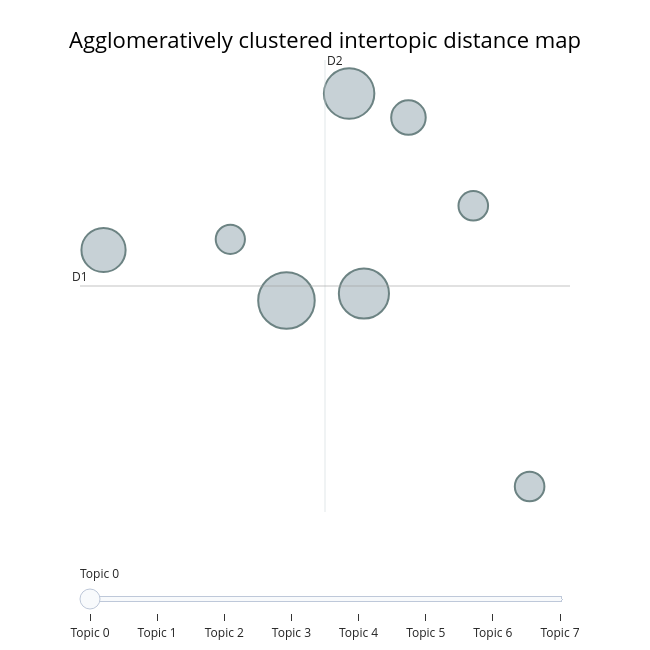

The notebook cell this image was saved under:
### Markdown cell above
## Now, the multilingual model

### Code cell
# First, performing agglomerative clustering on the multilingual model
# In order to do this some code from the BERTopic package is used and modified

from bertopic._utils import select_topic_representation
from umap import UMAP
from sklearn.preprocessing import MinMaxScaler
from bertopic.plotting._topics import _plotly_topic_visualization
from sklearn.cluster import AgglomerativeClustering

width = 650
height = 650
# Select topics based on top_n and topics args
freq_df = multilingual_topic_model.get_topic_freq()
freq_df = freq_df.loc[freq_df.Topic != -1, :]
topics = sorted(freq_df.Topic.to_list())

# Extract topic words and their frequencies
topic_list = sorted(topics)
frequencies = [multilingual_topic_model.topic_sizes_[topic] for topic in topic_list]
words = [
    " | ".join([word[0] for word in multilingual_topic_model.get_topic(topic)[:5]])
    for topic in topic_list
]

# Embed c-TF-IDF into 2D
all_topics = sorted(list(multilingual_topic_model.get_topics().keys()))
indices = np.array([all_topics.index(topic) for topic in topics])

embeddings, c_tfidf_used = select_topic_representation(
    multilingual_topic_model.c_tf_idf_,
    multilingual_topic_model.topic_embeddings_,
    use_ctfidf=False,
    output_ndarray=True,
)
embeddings = embeddings[indices]

if c_tfidf_used:
    embeddings = MinMaxScaler().fit_transform(embeddings)
    embeddings = UMAP(
        n_neighbors=2, n_components=2, metric="hellinger", random_state=42
    ).fit_transform(embeddings)
else:
    embeddings = UMAP(
        n_neighbors=2, n_components=2, metric="cosine", random_state=42
    ).fit_transform(embeddings)


# Aglomerative clustering

clustering = AgglomerativeClustering(n_clusters=8)
clustering.fit(embeddings)

# get cluster labels
clustered_labels = (
    clustering.labels_
)  # Holds the assignments of original clusteres to the clustered ones

# Calculating new cluster centroids

num_clusters = len(set(clustered_labels))
clustered_centroids = np.array(
    [embeddings[clustered_labels == i].mean(axis=0) for i in range(num_clusters)]
)

clustered_topic_list = sorted(list(set([int(label) for label in clustered_labels])))

clustered_frequencies = [0 for i in range(num_clusters)]
clustered_words = [[] for i in range(num_clusters)]

for i in range(len(topic_list)):
    clustered_cluster = clustered_labels[i]
    clustered_frequencies[clustered_cluster] += frequencies[i]
    for word in multilingual_topic_model.get_topic(topic_list[i])[:5]:
        clustered_words[clustered_cluster].append(word)

for i in range(len(clustered_words)):
    clustered_words[i] = " | ".join(
        [
            word[0]
            for word in sorted(clustered_words[i], key=lambda x: x[1], reverse=True)[
                :10
            ]
        ]
    )

# Visualise

df_clustered = pd.DataFrame(
    {
        "x": clustered_centroids[:, 0],
        "y": clustered_centroids[:, 1],
        "Topic": clustered_topic_list,
        "Words": clustered_words,
        "Size": clustered_frequencies,
    }
)
df = pd.DataFrame(
    {
        "x": embeddings[:, 0],
        "y": embeddings[:, 1],
        "Topic": topic_list,
        "Words": words,
        "Size": frequencies,
    }
)

_plotly_topic_visualization(
    df_clustered,
    clustered_topic_list,
    "Agglomeratively clustered intertopic distance map",
    650,
    650,
)

### Figure 1 — Plotly figure (JSON) as saved in the notebook; plotly's stock layout.template omitted (floating-point values rounded to 4 significant figures)
{"data": [{"customdata": [[0, "home | faràs | casa | rooms | habitaciones | habitacions | bedrooms | house | will | evening", 303], [1, "yes | yeah | ah | games | right |  |  | one | videogames | exactly", 241], [2, "sister | germana | sisters | age | father | padre | youngest | pares | brother | família", 238], [3, "hora | time | matí | clock | morning | tuesday | today | gustar | hora | gusta", 185], [4, "english | anglès | paraula | words | said | ensenyar | tecnològic | classroom | technological | technology", 83], [5, "change | preguntarme | now | me | preguntas | preguntar | asked | demanar | questions | ask", 81], [6, "street | calle | carrer | city | where | where | where | live | house | somewhere", 83], [7, "weekend | saturday | weekends | football | sunday | won | guanyar | yesterday | win | vosotros", 113]], "hovertemplate": "<b>Topic %{customdata[0]}</b><br>%{customdata[1]}<br>Size: %{customdata[2]}", "legendgroup": "", "marker": {"color": "#B0BEC5", "line": {"color": "DarkSlateGrey", "width": 2}, "size": [303, 241, 238, 185, 83, 81, 83, 113], "sizemode": "area", "sizeref": 0.1894, "symbol": "circle"}, "mode": "markers", "name": "", "orientation": "v", "showlegend": false, "type": "scatter", "x": [2.134, 7.251, 8.459, -12.8, 17.39, -2.449, 21.99, 12.1], "xaxis": "x", "y": [1.591, 21.74, 2.273, 6.504, 10.81, 7.545, -16.53, 19.4], "yaxis": "y"}], "layout": {"annotations": [{"showarrow": false, "text": "D1", "x": -14.72, "y": 2.999, "yshift": 10}, {"showarrow": false, "text": "D2", "x": 5.281, "xshift": 10, "y": 25.0}], "height": 650, "hoverlabel": {"bgcolor": "white", "font": {"family": "Rockwell", "size": 16}}, "legend": {"itemsizing": "constant", "tracegroupgap": 0}, "margin": {"t": 60}, "shapes": [{"line": {"color": "#CFD8DC", "width": 2}, "type": "line", "x0": 5.281, "x1": 5.281, "y0": -19.01, "y1": 25.0}, {"line": {"color": "#9E9E9E", "width": 2}, "type": "line", "x0": -14.72, "x1": 25.29, "y0": 2.999, "y1": 2.999}], "sliders": [{"active": 0, "pad": {"t": 50}, "steps": [{"args": [{"marker.color": [["red", "#B0BEC5", "#B0BEC5", "#B0BEC5", "#B0BEC5", "#B0BEC5", "#B0BEC5", "#B0BEC5"]]}], "label": "Topic 0", "method": "update"}, {"args": [{"marker.color": [["#B0BEC5", "red", "#B0BEC5", "#B0BEC5", "#B0BEC5", "#B0BEC5", "#B0BEC5", "#B0BEC5"]]}], "label": "Topic 1", "method": "update"}, {"args": [{"marker.color": [["#B0BEC5", "#B0BEC5", "red", "#B0BEC5", "#B0BEC5", "#B0BEC5", "#B0BEC5", "#B0BEC5"]]}], "label": "Topic 2", "method": "update"}, {"args": [{"marker.color": [["#B0BEC5", "#B0BEC5", "#B0BEC5", "red", "#B0BEC5", "#B0BEC5", "#B0BEC5", "#B0BEC5"]]}], "label": "Topic 3", "method": "update"}, {"args": [{"marker.color": [["#B0BEC5", "#B0BEC5", "#B0BEC5", "#B0BEC5", "red", "#B0BEC5", "#B0BEC5", "#B0BEC5"]]}], "label": "Topic 4", "method": "update"}, {"args": [{"marker.color": [["#B0BEC5", "#B0BEC5", "#B0BEC5", "#B0BEC5", "#B0BEC5", "red", "#B0BEC5", "#B0BEC5"]]}], "label": "Topic 5", "method": "update"}, {"args": [{"marker.color": [["#B0BEC5", "#B0BEC5", "#B0BEC5", "#B0BEC5", "#B0BEC5", "#B0BEC5", "red", "#B0BEC5"]]}], "label": "Topic 6", "method": "update"}, {"args": [{"marker.color": [["#B0BEC5", "#B0BEC5", "#B0BEC5", "#B0BEC5", "#B0BEC5", "#B0BEC5", "#B0BEC5", "red"]]}], "label": "Topic 7", "method": "update"}]}], "title": {"font": {"color": "Black", "size": 22}, "text": "Agglomeratively clustered intertopic distance map", "x": 0.5, "xanchor": "center", "y": 0.95, "yanchor": "top"}, "width": 650, "xaxis": {"anchor": "y", "domain": [0, 1], "range": [-14.72, 25.29], "title": {"text": ""}, "visible": false}, "yaxis": {"anchor": "x", "domain": [0, 1], "range": [-19.01, 25.0], "title": {"text": ""}, "visible": false}}}
